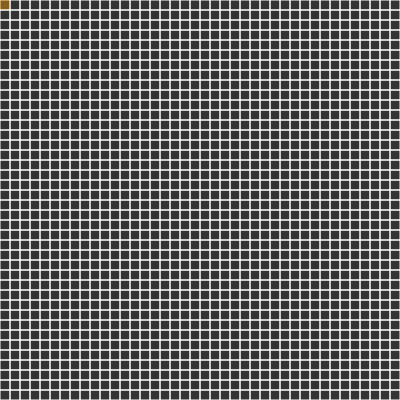
Frame 1 (no input)
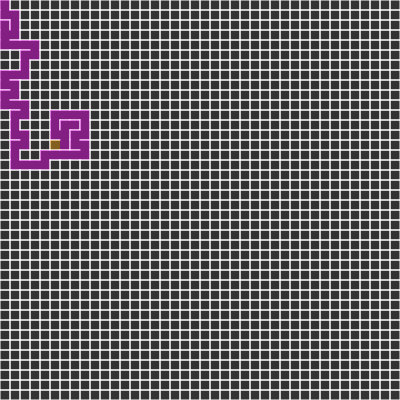
Frame 60 (no input)
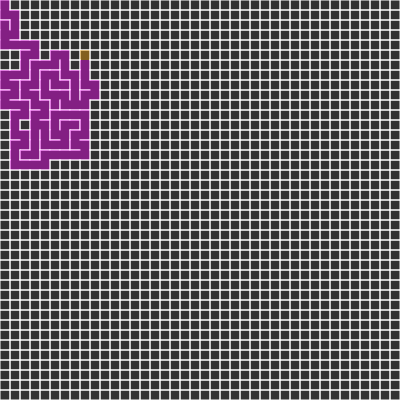
Frame 120 (the mouse pressed at the canvas centre since frame 60)

The p5.js sketch that drew these frames (run headless with seeded random() and noise() and a simulated clock; from frame 60 on, the mouse is pressed at the canvas centre):

// p5.js sketch
// ── sketch.js
let cols, rows;
let w = 10;
let grid = [];

var current;

var stack = [];

function setup() {
  createCanvas(400, 400);
  cols = floor(width / w);
  rows = floor(height / w);
	// frameRate(5);

	for (let j = 0; j < rows; j++) {
	for (let i = 0; i < cols; i++) {
			var cell = new Cell(i, j);
			grid.push(cell);
		}
	}
	// start it on a wall.
	current = grid[0];
}

function draw() {
  background(51);
  for (let i = 0; i < grid.length; i++) {
    grid[i].show();
  }

	current.visit();
	var next = current.checkNeighbors();
	if(next) {
		current.visit();
		stack.push(current);
		removeWalls(current, next);
		current = next;
	} else if (stack.length > 0) {
		current = stack.pop();
	}
}

function index(i, j){
	if(i < 0 || j < 0 || i > cols - 1 || j > rows - 1) {
		return -1;
	}
	return i + j * cols;
}

function removeWalls(a, b) {
	var x = a.i - b.i;
	if(x === 1) {
		a.walls[3] = false;
		b.walls[1] = false;
	} else if(x === -1) {
		a.walls[1] = false;
		b.walls[3] = false;
	}
	var y = a.j - b.j;
	if(y === 1) {
		a.walls[0] = false;
		b.walls[2] = false;
	} else if(y === -1) {
		a.walls[2] = false;
		b.walls[0] = false;
	}
}

// ── Cell.js
function Cell(i, j) {
  this.i = i;
  this.j = j;
	this.walls = [true, true, true, true];
	this.visited = false;

	this.checkNeighbors = function() {
		var neighbors = [];

		var top    = grid[index(i, j - 1)];
		var right  = grid[index(i + 1, j)];
		var bottom = grid[index(i, j + 1)];
		var left   = grid[index(i - 1, j)];

		if(top && !top.visited) { neighbors.push(top); }
		if(right && !right.visited) { neighbors.push(right); }
		if(bottom && !bottom.visited) { neighbors.push(bottom); }
		if(left && !left.visited) { neighbors.push(left); }

		if(neighbors.length > 0) {
			var r = floor(random(0, neighbors.length));
			return neighbors[r];
		}
		return undefined;
	}

  this.show = function () {
    var x = this.i * w;
    var y = this.j * w;
		// top, right, bottom, left
    stroke(255);
    if(this.walls[0]){
			line(x, y, x + w, y);
		}
    if(this.walls[1]){
			line(x + w, y, x + w, y + w);
		}
    if(this.walls[2]){
			line(x + w, y + w, x, y + w);
		}
    if(this.walls[3]){
			line(x, y + w, x, y);
		}
		if (this === current) {
			noStroke();
			fill(255, 165, 0, 100);
			rect(x, y, w, w);
		} else if(this.visited) {
			noStroke();
			fill(255, 0, 255, 100);
			rect(x, y, w, w);
		}
  };

	this.visit = function(state=true){
		this.visited = state;
	}
}
